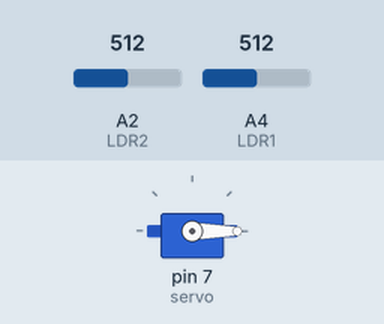
A sketch run on a simulated Arduino Uno, built with avr-gcc and run on an emulated ATmega328P. Shown: servo. The test bench sets the inputs (shaded band); at power-on: A2 (LDR2) = 512, A4 (LDR1) = 512.

Above: at 1.2 s.
1.3 s: A2 (LDR2) set to 716
At 2.0 s:
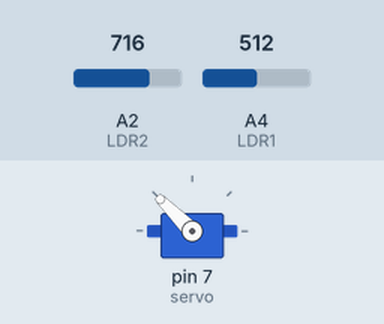
2.8 s: A4 (LDR1) set to 900
At 3.2 s:
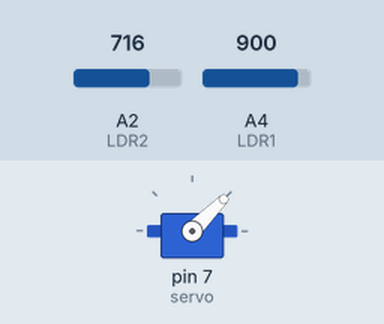
4.3 s: A4 (LDR1) set to 716
At 5.5 s:
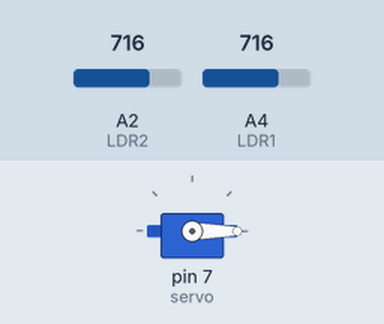
5.8 s: A4 (LDR1) set to 511
At 6.6 s:
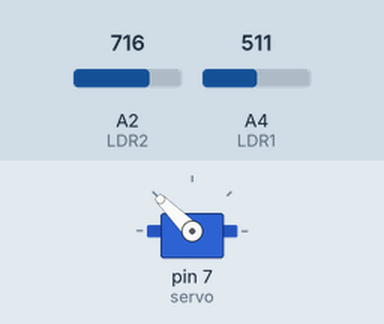
Timing chart, 0 to 8.3 s (numbered marks = the images above; inputs shaded):
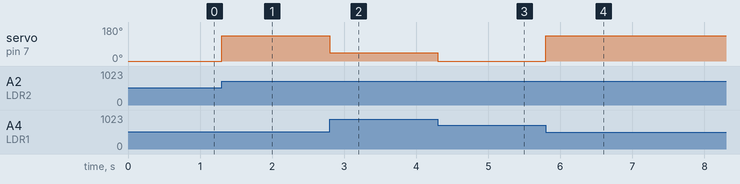

The sketch:

Servo_Turns_Towards_Light.ino
```cpp
#include <Servo.h> //Servo Library is included
Servo myServo;

int sensorValue = 0; // variable to store value coming in
int LDR1 = A4;
int LDR2 = A2;
int servo = 7;

void setup() {

  myServo.attach(servo); // servo pin to library

  pinMode(LDR1, INPUT);
  pinMode(LDR2, INPUT);
}


void loop() {


  int LDR1_val = analogRead(LDR1);
  int LDR2_val = analogRead(LDR2);

  if (LDR1_val > LDR2_val) //Here we decide in which direction the servo should rotate
  {
    myServo.write(45); //Here we rotate the servo towards the right servo when its value is greater than LDR2
  }
  else if (LDR1_val < LDR2_val) {
    myServo.write(135); //Here we rotate the servo towards the left servo
  }
  else if (LDR1_val = LDR2_val) {
    myServo.write(0); //Here the servo is at neutral when the light readings are equal

  }
}
```

Measured:
- after the input at 1.3 s, servo on pin 7 (servo): 0° → 135° at once
- after the input at 2.8 s, servo on pin 7 (servo): 135° → 45° at once
- after the input at 4.3 s, servo on pin 7 (servo): 45° → 0° at once
- after the input at 5.8 s, servo on pin 7 (servo): 0° → 135° at once
